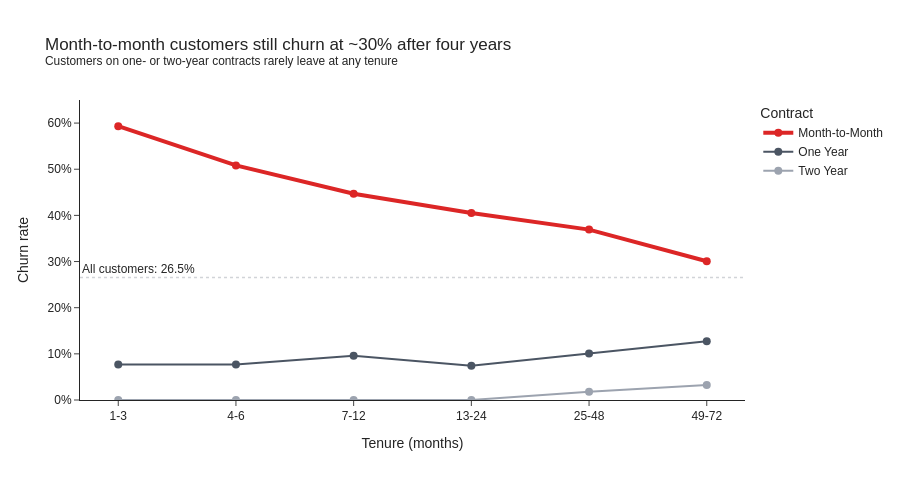

The cell this chart's notebook holds for it:
### Code cell
df_tenure_contract = df.groupby(['Contract', 'Tenure Band'], as_index=False, observed=True).agg({
    'Churned': 'mean',
    'Customer ID': 'count',
}).rename(columns={
    'Churned': 'churn_rate',
    'Customer ID': 'customers',
})

fig = px.line(
    df_tenure_contract,
    x='Tenure Band',
    y='churn_rate',
    color='Contract',
    markers=True,
    hover_data={'customers': True},
    color_discrete_map={
        'Month-to-Month': COLOR_CHURNED,
        'One Year': '#4B5563',
        'Two Year': COLOR_STAYED,
    },
    labels={
        'Tenure Band': 'Tenure (months)',
        'churn_rate': 'Churn rate',
        'customers': 'Customers',
    },
    title='Month-to-month customers still churn at ~30% after four years'
          '<br><sup>Customers on one- or two-year contracts rarely leave at any tenure</sup>',
    height=480,
)

fig.update_traces(line_width=2, marker_size=8)
fig.update_traces(selector={'name': 'Month-to-Month'}, line_width=4)
fig.add_hline(
    y=df['Churned'].mean(),
    line_dash='dot',
    line_width=1.5,
    line_color='#6B7280',
    annotation_text=f"All customers: {df['Churned'].mean():.1%}",
    annotation_position='top left',
)
fig.update_yaxes(tickformat='.0%', range=[0, 0.65])

fig.show()

### Figure 1 — Plotly figure (JSON) as saved in the notebook; plotly's stock layout.template omitted (floating-point values rounded to 4 significant figures)
{"data": [{"customdata": [[1003], [364], [546], [686], [715], [296]], "hovertemplate": "Contract=Month-to-Month<br>Tenure (months)=%{x}<br>Churn rate=%{y}<br>Customers=%{customdata[0]}<extra></extra>", "legendgroup": "Month-to-Month", "line": {"color": "#DC2626", "dash": "solid", "width": 4}, "marker": {"size": 8, "symbol": "circle"}, "mode": "lines+markers", "name": "Month-to-Month", "orientation": "v", "showlegend": true, "type": "scatter", "x": ["1-3", "4-6", "7-12", "13-24", "25-48", "49-72"], "xaxis": "x", "y": [0.5932, 0.5082, 0.4469, 0.4052, 0.3692, 0.3007], "yaxis": "y"}, {"customdata": [[26], [26], [94], [215], [546], [643]], "hovertemplate": "Contract=One Year<br>Tenure (months)=%{x}<br>Churn rate=%{y}<br>Customers=%{customdata[0]}<extra></extra>", "legendgroup": "One Year", "line": {"color": "#4B5563", "dash": "solid", "width": 2}, "marker": {"size": 8, "symbol": "circle"}, "mode": "lines+markers", "name": "One Year", "orientation": "v", "showlegend": true, "type": "scatter", "x": ["1-3", "4-6", "7-12", "13-24", "25-48", "49-72"], "xaxis": "x", "y": [0.07692, 0.07692, 0.09574, 0.07442, 0.1007, 0.1275], "yaxis": "y"}, {"customdata": [[22], [29], [76], [123], [333], [1300]], "hovertemplate": "Contract=Two Year<br>Tenure (months)=%{x}<br>Churn rate=%{y}<br>Customers=%{customdata[0]}<extra></extra>", "legendgroup": "Two Year", "line": {"color": "#9CA3AF", "dash": "solid", "width": 2}, "marker": {"size": 8, "symbol": "circle"}, "mode": "lines+markers", "name": "Two Year", "orientation": "v", "showlegend": true, "type": "scatter", "x": ["1-3", "4-6", "7-12", "13-24", "25-48", "49-72"], "xaxis": "x", "y": [0.0, 0.0, 0.0, 0.0, 0.01802, 0.03231], "yaxis": "y"}], "layout": {"annotations": [{"showarrow": false, "text": "All customers: 26.5%", "x": 0, "xanchor": "left", "xref": "x domain", "y": 0.2654, "yanchor": "bottom", "yref": "y"}], "height": 480, "legend": {"title": {"text": "Contract"}, "tracegroupgap": 0}, "shapes": [{"line": {"color": "#6B7280", "dash": "dot", "width": 1.5}, "type": "line", "x0": 0, "x1": 1, "xref": "x domain", "y0": 0.2654, "y1": 0.2654, "yref": "y"}], "title": {"text": "Month-to-month customers still churn at ~30% after four years<br><sup>Customers on one- or two-year contracts rarely leave at any tenure</sup>"}, "xaxis": {"anchor": "y", "domain": [0.0, 1.0], "title": {"text": "Tenure (months)"}}, "yaxis": {"anchor": "x", "domain": [0.0, 1.0], "range": [0, 0.65], "tickformat": ".0%", "title": {"text": "Churn rate"}}}}
